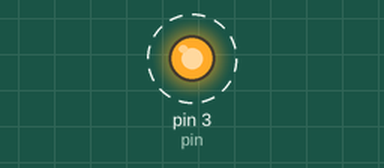
Recording of a program running on a simulated Raspberry Pi (header pin numbers). On the bench: output pins drawn as LEDs (lit = HIGH). Dashed ring = blinking. At 40.0 s the program stops and its outputs stay as they are.

Above: at 0.5 s.
Timing chart, 0 to 4.6 s (numbered marks = the images above):
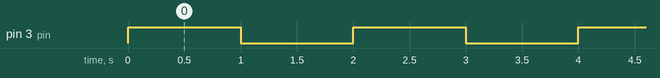

The program:

blink.py
```python
import RPi.GPIO as GPIO   ## Import GPIO Library
import time               ## Import time library for 'sleep'

pin = 3                   ## Working with pin 3
GPIO.setmode(GPIO.BOARD)  ## Use BOARD pin numbering
GPIO.setup(pin, GPIO.OUT) ## Set pin 3 ro OUTPUT

for i in range(0,20):    ## Repeat 20 times
        GPIO.output(pin, GPIO.HIGH)   ## Turn on GPIO pin
        time.sleep(1)                 ## Wait 1 second
        GPIO.output(pin, GPIO.LOW)    ## Turn off GPIO pin (LOW)
        time.sleep(1)                 ## Wait 1 second

GPIO.cleanup()
```

Measured:
- by itself, pin 3 (pin): alternates HIGH for 1.0 s and LOW for 1.0 s, 40 changes in all, then stays LOW
